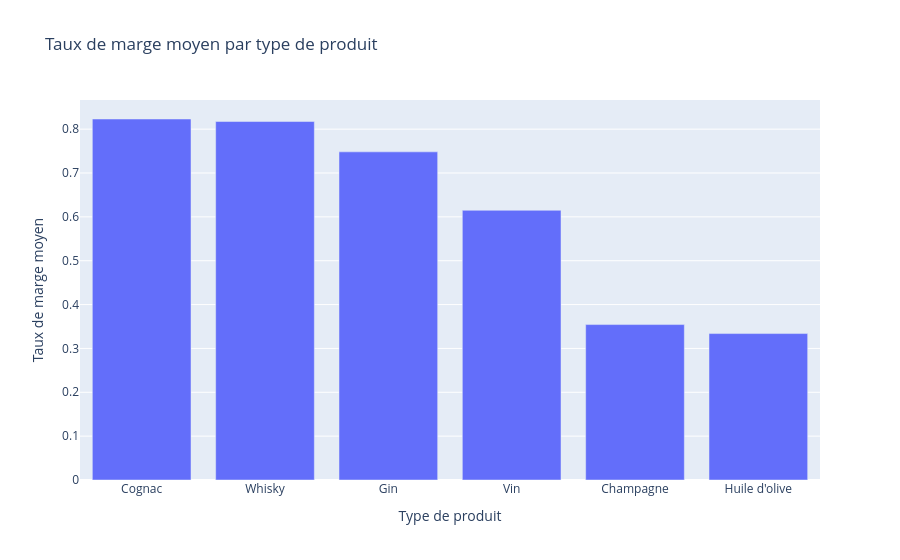

The notebook cell this image was saved under:
### Code cell
#Création d'un dataframe avec le taux de marge moyen par type de produit
df_marge_par_type = df_merge.groupby('product_type')['taux_marge'].mean().reset_index()
df_marge_par_type = df_marge_par_type.sort_values(by='taux_marge', ascending=False)
#Affichage dans un graphique du taux de marge par type de produit
fig = px.bar(
    df_marge_par_type,
    x='product_type',
    y='taux_marge',
    title="Taux de marge moyen par type de produit",
    labels={"product_type": "Type de produit", "taux_marge": "Taux de marge moyen"}
)

fig.show()

### Figure 1 — Plotly figure (JSON) as saved in the notebook; plotly's stock layout.template omitted (floating-point values rounded to 4 significant figures)
{"data": [{"hovertemplate": "Type de produit=%{x}<br>Taux de marge moyen=%{y}<extra></extra>", "legendgroup": "", "marker": {"color": "#636efa", "pattern": {"shape": ""}}, "name": "", "orientation": "v", "showlegend": false, "textposition": "auto", "type": "bar", "x": ["Cognac", "Whisky", "Gin", "Vin", "Champagne", "Huile d'olive"], "xaxis": "x", "y": [0.8232, 0.8174, 0.7483, 0.615, 0.3544, 0.3339], "yaxis": "y"}], "layout": {"barmode": "relative", "legend": {"tracegroupgap": 0}, "title": {"text": "Taux de marge moyen par type de produit"}, "xaxis": {"anchor": "y", "domain": [0, 1], "title": {"text": "Type de produit"}}, "yaxis": {"anchor": "x", "domain": [0, 1], "title": {"text": "Taux de marge moyen"}}}}
